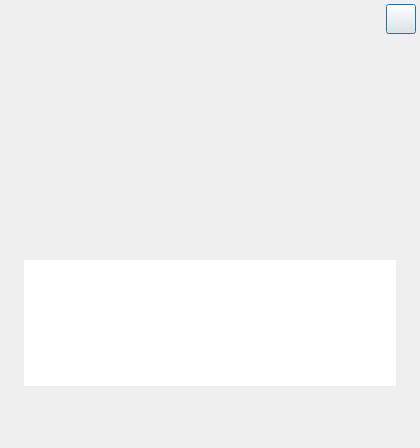
<?xml version="1.0" encoding="UTF-8"?>
<ui version="4.0">
 <class>KYCAboutDialog</class>
 <widget class="QDialog" name="KYCAboutDialog">
  <property name="geometry">
   <rect>
    <x>0</x>
    <y>0</y>
    <width>420</width>
    <height>448</height>
   </rect>
  </property>
  <property name="minimumSize">
   <size>
    <width>420</width>
    <height>448</height>
   </size>
  </property>
  <property name="maximumSize">
   <size>
    <width>420</width>
    <height>448</height>
   </size>
  </property>
  <property name="windowTitle">
   <string>Dialog</string>
  </property>
  <layout class="QVBoxLayout" name="verticalLayout_2">
   <property name="spacing">
    <number>0</number>
   </property>
   <property name="leftMargin">
    <number>0</number>
   </property>
   <property name="topMargin">
    <number>0</number>
   </property>
   <property name="rightMargin">
    <number>0</number>
   </property>
   <property name="bottomMargin">
    <number>0</number>
   </property>
   <item>
    <widget class="QWidget" name="widgetTitle" native="true">
     <property name="minimumSize">
      <size>
       <width>420</width>
       <height>34</height>
      </size>
     </property>
     <property name="maximumSize">
      <size>
       <width>420</width>
       <height>34</height>
      </size>
     </property>
     <layout class="QHBoxLayout" name="horizontalLayout">
      <property name="topMargin">
       <number>4</number>
      </property>
      <property name="rightMargin">
       <number>4</number>
      </property>
      <property name="bottomMargin">
       <number>0</number>
      </property>
      <item>
       <widget class="QPushButton" name="titleIcon">
        <property name="minimumSize">
         <size>
          <width>24</width>
          <height>24</height>
         </size>
        </property>
        <property name="maximumSize">
         <size>
          <width>24</width>
          <height>24</height>
         </size>
        </property>
        <property name="focusPolicy">
         <enum>Qt::NoFocus</enum>
        </property>
        <property name="styleSheet">
         <string notr="true"/>
        </property>
        <property name="text">
         <string/>
        </property>
        <property name="iconSize">
         <size>
          <width>24</width>
          <height>24</height>
         </size>
        </property>
        <property name="autoDefault">
         <bool>false</bool>
        </property>
        <property name="flat">
         <bool>true</bool>
        </property>
       </widget>
      </item>
      <item>
       <widget class="QLabel" name="labelTitle">
        <property name="text">
         <string/>
        </property>
       </widget>
      </item>
      <item>
       <widget class="QPushButton" name="btnClose">
        <property name="minimumSize">
         <size>
          <width>30</width>
          <height>30</height>
         </size>
        </property>
        <property name="maximumSize">
         <size>
          <width>30</width>
          <height>30</height>
         </size>
        </property>
        <property name="text">
         <string/>
        </property>
       </widget>
      </item>
     </layout>
    </widget>
   </item>
   <item>
    <widget class="QWidget" name="widgetIcon" native="true">
     <property name="minimumSize">
      <size>
       <width>420</width>
       <height>150</height>
      </size>
     </property>
     <property name="maximumSize">
      <size>
       <width>16777215</width>
       <height>150</height>
      </size>
     </property>
     <layout class="QHBoxLayout" name="horizontalLayout_2">
      <property name="leftMargin">
       <number>0</number>
      </property>
      <property name="topMargin">
       <number>38</number>
      </property>
      <property name="rightMargin">
       <number>0</number>
      </property>
      <property name="bottomMargin">
       <number>16</number>
      </property>
      <item>
       <widget class="QPushButton" name="bigIcon">
        <property name="minimumSize">
         <size>
          <width>96</width>
          <height>96</height>
         </size>
        </property>
        <property name="maximumSize">
         <size>
          <width>96</width>
          <height>96</height>
         </size>
        </property>
        <property name="focusPolicy">
         <enum>Qt::NoFocus</enum>
        </property>
        <property name="text">
         <string/>
        </property>
        <property name="iconSize">
         <size>
          <width>96</width>
          <height>96</height>
         </size>
        </property>
        <property name="autoDefault">
         <bool>false</bool>
        </property>
        <property name="flat">
         <bool>true</bool>
        </property>
       </widget>
      </item>
     </layout>
    </widget>
   </item>
   <item>
    <widget class="QWidget" name="widgetName" native="true">
     <property name="minimumSize">
      <size>
       <width>420</width>
       <height>76</height>
      </size>
     </property>
     <property name="maximumSize">
      <size>
       <width>16777215</width>
       <height>76</height>
      </size>
     </property>
     <layout class="QVBoxLayout" name="verticalLayout">
      <property name="spacing">
       <number>12</number>
      </property>
      <property name="leftMargin">
       <number>0</number>
      </property>
      <property name="topMargin">
       <number>0</number>
      </property>
      <property name="rightMargin">
       <number>0</number>
      </property>
      <property name="bottomMargin">
       <number>12</number>
      </property>
      <item>
       <widget class="QLabel" name="labelName">
        <property name="minimumSize">
         <size>
          <width>0</width>
          <height>28</height>
         </size>
        </property>
        <property name="maximumSize">
         <size>
          <width>16777215</width>
          <height>28</height>
         </size>
        </property>
        <property name="text">
         <string/>
        </property>
        <property name="alignment">
         <set>Qt::AlignCenter</set>
        </property>
       </widget>
      </item>
      <item>
       <widget class="QLabel" name="labelVersion">
        <property name="minimumSize">
         <size>
          <width>0</width>
          <height>24</height>
         </size>
        </property>
        <property name="maximumSize">
         <size>
          <width>16777215</width>
          <height>24</height>
         </size>
        </property>
        <property name="text">
         <string/>
        </property>
        <property name="alignment">
         <set>Qt::AlignCenter</set>
        </property>
       </widget>
      </item>
     </layout>
    </widget>
   </item>
   <item>
    <widget class="QWidget" name="widgetContent" native="true">
     <layout class="QVBoxLayout" name="verticalLayout_3" stretch="0,1">
      <property name="spacing">
       <number>24</number>
      </property>
      <property name="leftMargin">
       <number>24</number>
      </property>
      <property name="topMargin">
       <number>0</number>
      </property>
      <property name="rightMargin">
       <number>24</number>
      </property>
      <property name="bottomMargin">
       <number>24</number>
      </property>
      <item>
       <widget class="QTextEdit" name="textEdit">
        <property name="acceptDrops">
         <bool>false</bool>
        </property>
        <property name="frameShape">
         <enum>QFrame::NoFrame</enum>
        </property>
        <property name="lineWidth">
         <number>0</number>
        </property>
        <property name="undoRedoEnabled">
         <bool>false</bool>
        </property>
        <property name="textInteractionFlags">
         <set>Qt::NoTextInteraction</set>
        </property>
       </widget>
      </item>
      <item>
       <widget class="QWidget" name="widgetSupport" native="true">
        <layout class="QVBoxLayout" name="verticalLayout_4">
         <property name="spacing">
          <number>5</number>
         </property>
         <property name="leftMargin">
          <number>0</number>
         </property>
         <property name="topMargin">
          <number>0</number>
         </property>
         <property name="rightMargin">
          <number>0</number>
         </property>
         <property name="bottomMargin">
          <number>0</number>
         </property>
         <item>
          <widget class="QLabel" name="labelSupport">
           <property name="text">
            <string/>
           </property>
          </widget>
         </item>
        </layout>
       </widget>
      </item>
     </layout>
    </widget>
   </item>
  </layout>
 </widget>
 <resources/>
 <connections/>
</ui>
